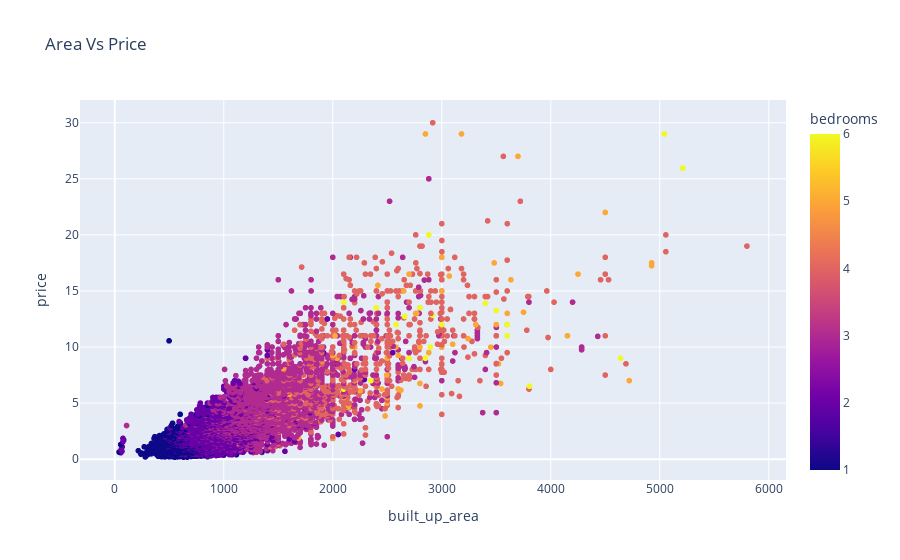

Notebook cell for this chart:
### Code cell
fig = px.scatter(df, x="built_up_area", y="price", color="bedrooms", title="Area Vs Price")

# Show the plot
fig.show()

### Figure 1 — Plotly figure (JSON) as saved in the notebook; plotly's stock layout.template omitted (floating-point values rounded to 4 significant figures; data arrays with more than 128 entries replaced by an {"elided": "..."} marker saying what was removed)
{"data": [{"hovertemplate": "built_up_area=%{x}<br>price=%{y}<br>bedrooms=%{marker.color}<extra></extra>", "legendgroup": "", "marker": {"color": {"elided": "9614 int values"}, "coloraxis": "coloraxis", "symbol": "circle"}, "mode": "markers", "name": "", "showlegend": false, "type": "scattergl", "x": {"elided": "9614 float values"}, "xaxis": "x", "y": {"elided": "9614 float values"}, "yaxis": "y"}], "layout": {"coloraxis": {"colorbar": {"title": {"text": "bedrooms"}}, "colorscale": [[0, "#0d0887"], [0.1111, "#46039f"], [0.2222, "#7201a8"], [0.3333, "#9c179e"], [0.4444, "#bd3786"], [0.5556, "#d8576b"], [0.6667, "#ed7953"], [0.7778, "#fb9f3a"], [0.8889, "#fdca26"], [1, "#f0f921"]]}, "legend": {"tracegroupgap": 0}, "title": {"text": "Area Vs Price"}, "xaxis": {"anchor": "y", "domain": [0, 1], "title": {"text": "built_up_area"}}, "yaxis": {"anchor": "x", "domain": [0, 1], "title": {"text": "price"}}}}
